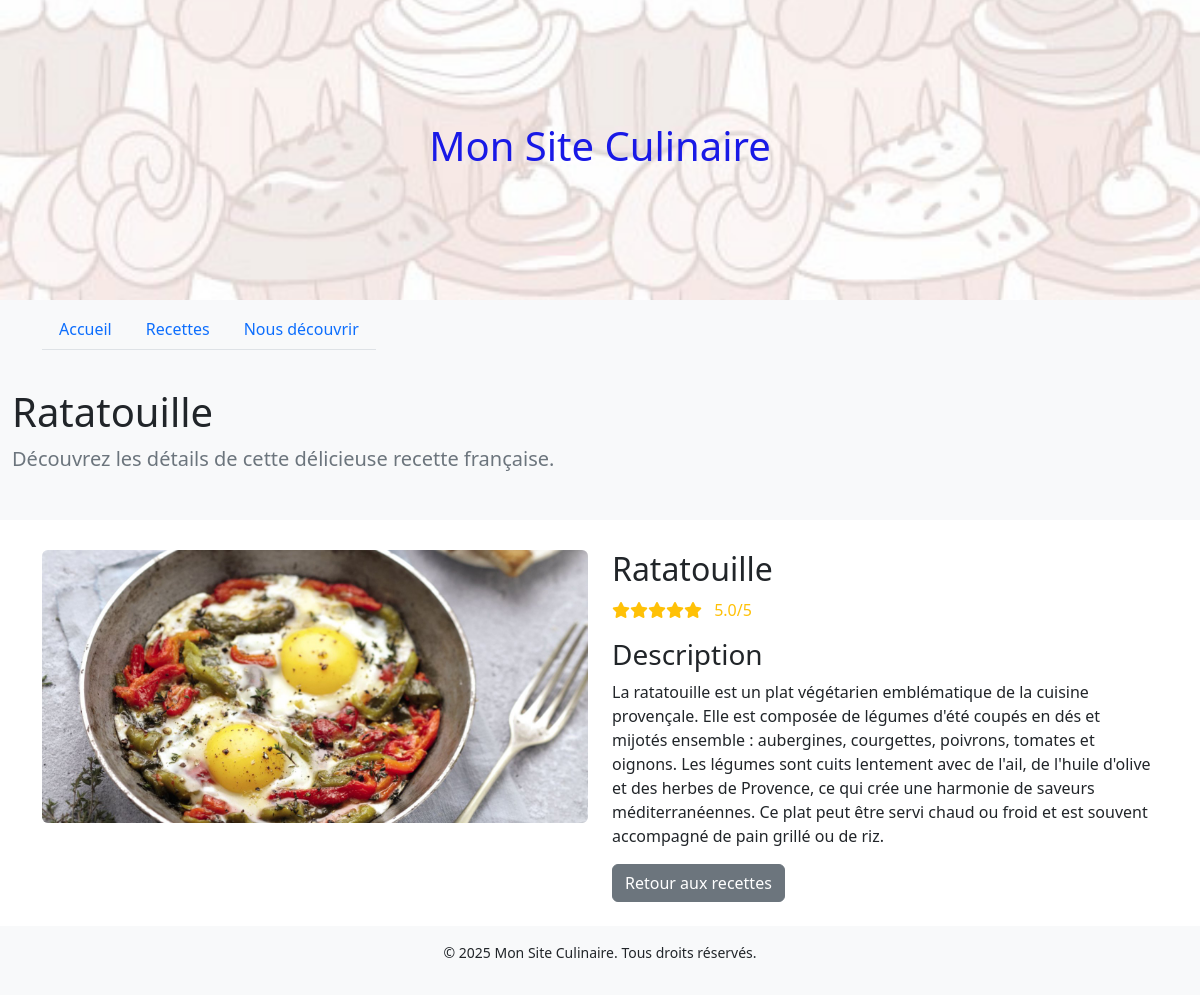
Screenshot of /recette.php?id=3 with the database file from the repository.
### tables this page shows
CREATE TABLE IF NOT EXISTS recettes (
    id INT AUTO_INCREMENT PRIMARY KEY,
    titre VARCHAR(255) NOT NULL,
    photo VARCHAR(255) NOT NULL,
    note DECIMAL(3,1) NOT NULL,
    description_courte TEXT NOT NULL,
    description_longue TEXT NOT NULL,
    created_at TIMESTAMP DEFAULT CURRENT_TIMESTAMP
);

### recette.php (the view, shortened to what this page needs)
<?php
require_once 'config.php';
$recipeId = isset($_GET['id']) ? intval($_GET['id']) : 0;
try {
    $stmt = $pdo->prepare("SELECT * FROM recettes WHERE id = ?");
    $stmt->execute([$recipeId]);
    $recipe = $stmt->fetch();
} catch (PDOException $e) {
    die("Error fetching recipe: " . $e->getMessage());
}
?>
<!DOCTYPE html>
<html lang="fr">
  <head>
    <link rel="stylesheet" href="https://cdnjs.cloudflare.com/ajax/libs/font-awesome/6.0.0/css/all.min.css">
    <link rel="stylesheet" href="bootstrap-5.2.3-dist/css/bootstrap.min.css">
    <link rel="stylesheet" href="cuisinier.css">
    <link rel="stylesheet" href="custom.css">
  </head>
  <body>
    <header class="bg-light py-3 custom-header">
      <div class="container">
        <h1 class="text-center">Mon Site Culinaire</h1>
      </div>
    </header>
    <nav class="navbar navbar-expand-lg navbar-light bg-light">
      <div class="container">
        <ul class="nav nav-tabs">
          <li class="nav-item">
            <a class="nav-link" href="index.php">Accueil</a>
          </li>
          <li class="nav-item">
            <a class="nav-link" href="recettes.php">Recettes</a>
          </li>
          <li class="nav-item">
            <a class="nav-link" href="decouvrir.php">Nous découvrir</a>
          </li>
        </ul>
      </div>
    </nav>
    <div class="jumbotron">
      <div class="container">
        <h1 class="display-4"><?php echo htmlspecialchars($recipe['titre']); ?></h1>
        <p class="lead">Découvrez les détails de cette délicieuse recette française.</p>
      </div>
    </div>
    <main class="container my-4">
      <div class="row">
        <div class="col-md-6">
          <img src="<?php echo htmlspecialchars($recipe['photo']); ?>" class="img-fluid rounded" alt="<?php echo htmlspecialchars($recipe['titre']); ?>">
        </div>
        <div class="col-md-6">
          <h2><?php echo htmlspecialchars($recipe['titre']); ?></h2>
          <div class="rating mb-3">
            <?php
            $fullStars = floor($recipe['note']);
            for ($i = 0; $i < $fullStars; $i++) {
                echo '<i class="fas fa-star text-warning"></i>';
            }
            ?>
            <span class="ms-2"><?php echo htmlspecialchars($recipe['note']); ?>/5</span>
          </div>
          <h3>Description</h3>
          <p><?php echo nl2br(htmlspecialchars($recipe['description_longue'])); ?></p>
          <a href="recettes.php" class="btn btn-secondary">Retour aux recettes</a>
        </div>
      </div>
    </main>
    <footer class="bg-light py-3 mt-auto">
      <div class="container">
        <p class="text-center small">&copy; 2025 Mon Site Culinaire. Tous droits réservés.</p>
      </div>
    </footer>
  </body>
</html>

### cuisinier.css (style rules this page uses)
.jumbotron { background-color: #f8f9fa; padding: 30px 0; margin-bottom: 30px; border-radius: 0; }
.jumbotron .container { max-width: 1200px; }
.display-4 { font-size: 2.5rem; font-weight: 300; line-height: 1.2; color: #212529; }
.lead { font-size: 1.25rem; font-weight: 300; color: #6c757d; }
.rating { margin: 10px 0; color: #ffc107; }

### custom.css (style rules this page uses)
header { background-image: url('background.jpg'); background-size: cover; background-position: center; height: 300px; display: flex; align-items: center; justify-content: center; color: rgb(25, 25, 230); text-align: center; }

### rows the page displays
recettes: titre "Ratatouille", photo (picture), note "5.0", description_longue "La ratatouille est un plat végétarien emblématique de la cuisine provençale. Elle est composée de légumes d'été coupés en dés et mijotés ensemble : aubergines, courgettes, poivrons, tomates et oignons. Les légumes sont cuits lentement avec de l'ail, de l'huile d'olive et des herbes de Provence, ce qui crée une harmonie de saveurs méditerranéennes. Ce plat peut être servi chaud ou froid et est souvent accompagné de pain grillé ou de riz."
